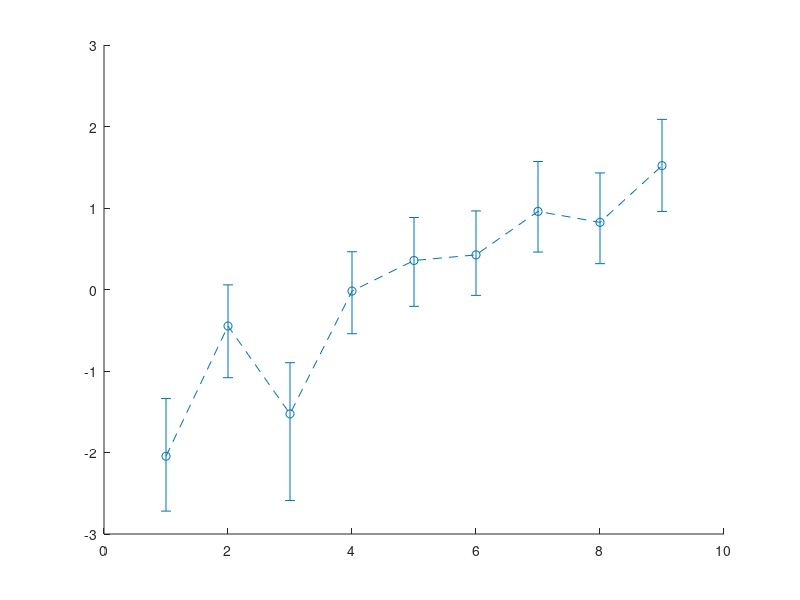

MATLAB code for this plot: (Note: this script raises an error after producing the figure.)
load('va.mat');
load('vb.mat');
load('vc.mat');
load('vd.mat');
load('ve.mat');
load('vf.mat');
load('vg.mat');

vave = zeros(9,4);
vave = (va(:,3,:) + vb(:,3,:) + vc(:,3,:) + vd(:,3,:) + ve(:,3,:) + vf(:,3,:) + vg(:,3,:)) / 7;

sn = [1 2 3 4 5 6 7 8 9];

for i = 1:4
    figure;
    % individual
    errorbar(sn, va(:,3,i), -va(:,1,i), va(:,2,i), '--o','Color',[1 0.5 0.5],'MarkerFaceColor','auto'); % 95%信頼区間
    hold on;
    errorbar(sn, vb(:,3,i), -vb(:,1,i), vb(:,2,i), '--o','Color',[0.75 0.75 0.5],'MarkerFaceColor','auto');
    hold on;
    errorbar(sn, vc(:,3,i), -vc(:,1,i), vc(:,2,i), '--o','Color',[0.5 1 0.5],'MarkerFaceColor','auto');
    hold on;
    errorbar(sn, vd(:,3,i), -vd(:,1,i), vd(:,2,i), '--o','Color',[0.5 0.75 0.75],'MarkerFaceColor','auto');
    hold on;
    errorbar(sn, ve(:,3,i), -ve(:,1,i), ve(:,2,i), '--o','Color',[0.5 0.5 1],'MarkerFaceColor','auto');
    hold on;
    errorbar(sn, vf(:,3,i), -vf(:,1,i), vf(:,2,i), '--o','Color',[0.75 0.5 0.75],'MarkerFaceColor','auto');
    hold on;
    errorbar(sn, vg(:,3,i), -vg(:,1,i), vg(:,2,i), '--o','Color',[0.9 0.7 0.5],'MarkerFaceColor','auto');
    hold on;

    % average
    plot(sn, vave(:,i), '-o','LineWidth',2,'Color',[0.3 0.3 0.3],'MarkerFaceColor',[0.3 0.3 0.3]);
    hold on;

    xticklabels({'gray', 'red', 'orange', 'yellow', 'green', 'blue-green', 'cyan', 'blue', 'magenta'});
    xlabel('色度','FontSize',17)
    xlim([0 10])
    ylabel('選好尺度値','FontSize',17);
    ylim([-5.5 4])
    hold off;
end